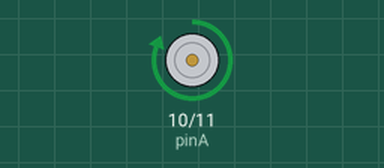
Recording of a sketch running on a simulated Arduino Uno, built with avr-gcc and run on an emulated ATmega328P. Parts: motor-driver pin pairs drawn as motors (green arrow = first pin HIGH = forward, orange = second pin HIGH = backward, longer = more drive). What the sketch prints to the serial monitor is not drawn.

Above: at 1.0 s.
At 3.0 s:
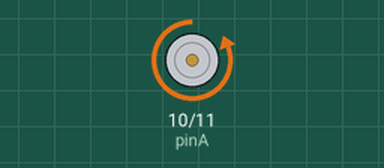
Timing chart, 0 to 5.2 s (numbered marks = the images above):
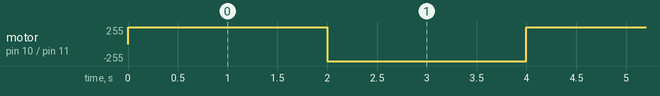

The sketch:

actuatorControlTemplate.ino
```cpp
int pinA = 10; // 2 Pins
int pinB = 11;

void setup() {
  Serial.begin(9600);
  Serial.println("----------------------");


  pinMode(pinA, OUTPUT);    //2 analog output pins
  pinMode(pinB, OUTPUT);
}

int wait = 2000;  // delay for demo purposes

void loop() {

  extend();

  delay(wait);

  retract();

  delay(wait);

  //Serial.println("----------------------"); //1 full cycle complete indicator
}

void extend() {
  analogWrite(pinB, 0);
  analogWrite(pinA, 255);
  //Serial.println("A high: Extend");
}

void retract() {
  analogWrite(pinA, 0);
  analogWrite(pinB, 255);
  //Serial.println("b high: Retract");
}

/* FAQ NOTES FOR CONTROL: YES YOU!

  naturally: PWM for motor control runs from 0 - 255

  1:There is no increasing or decreasing the speed at which the actuation happens

  2: 0 is complete stop, anything less than 26(PWM) will cause the motor to try and spin but to no avail.

  3: anything above 26PWM will behave, measurably, no different from PWM 255
    Thus: given the lack of granualar control I HIGHLY recommend you operate in absolutes
          send either 0 or 255.
  -

  4: I anticapate that if the actuator is in a prolonged state of [ 0 < PWM >= 26 ], it will cause undue stress that could lead to malfunction
    hence again refrain from sending singals in that range. 0 is fine ofc but the next lowest signal I would allow is prolly 50. for safety.

*/
```

Measured:
- by itself, motor on pin 10 (pinA) / pin 11 (pinB): alternates forward 255/255 for 2.0 s and backward 255/255 for 2.0 s
